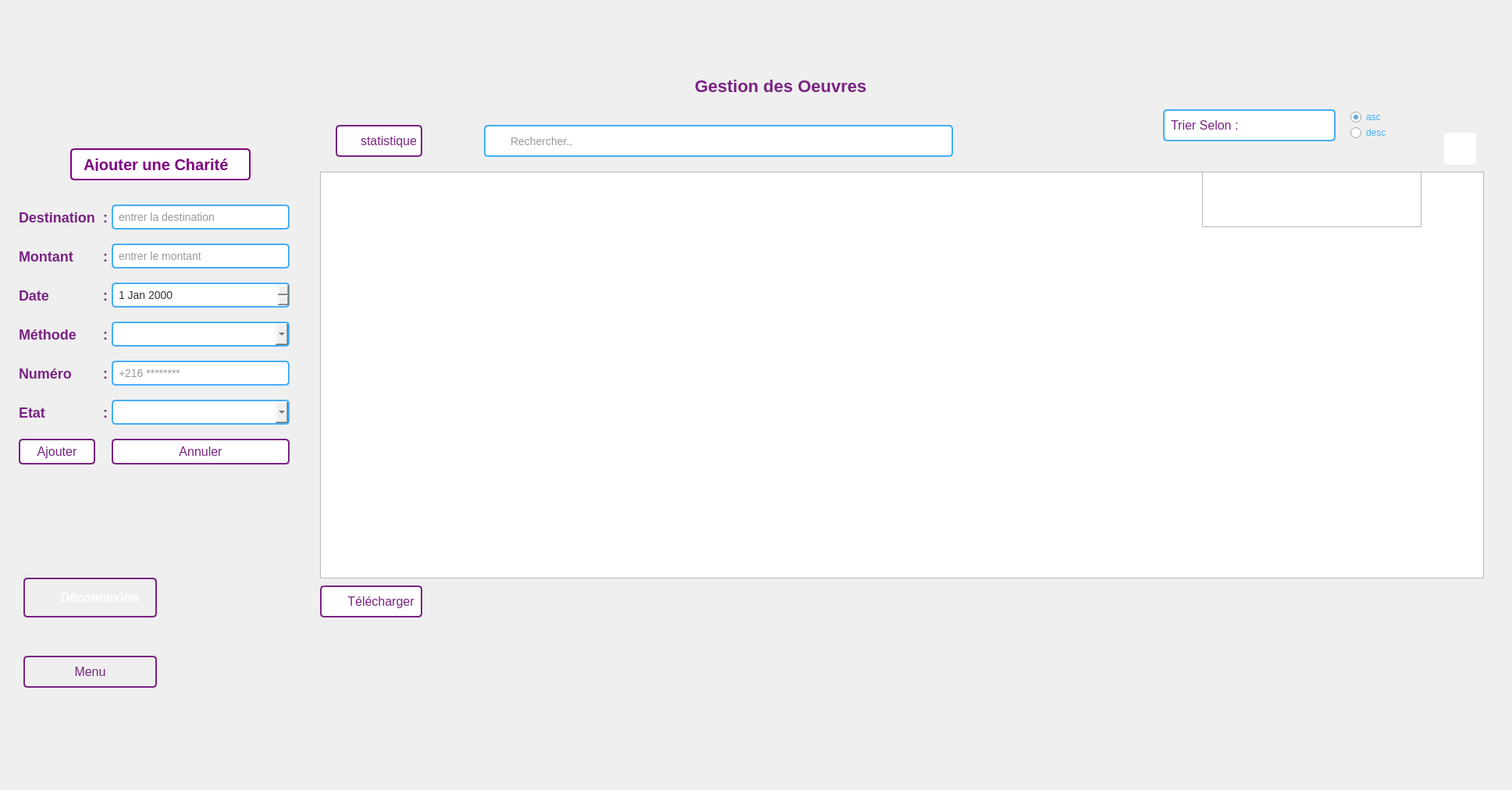
<?xml version="1.0" encoding="UTF-8"?>
<ui version="4.0">
 <class>gestion_charite</class>
 <widget class="QDialog" name="gestion_charite">
  <property name="geometry">
   <rect>
    <x>0</x>
    <y>0</y>
    <width>1937</width>
    <height>1012</height>
   </rect>
  </property>
  <property name="windowTitle">
   <string>Dialog</string>
  </property>
  <widget class="QPushButton" name="Menu">
   <property name="geometry">
    <rect>
     <x>30</x>
     <y>840</y>
     <width>171</width>
     <height>41</height>
    </rect>
   </property>
   <property name="minimumSize">
    <size>
     <width>0</width>
     <height>41</height>
    </size>
   </property>
   <property name="styleSheet">
    <string notr="true">

QPushButton {
    padding: 5px;
    font-size: 16px;
    text-align: center;
    text-decoration: none;
    border: 2px solid #792382;
    color: #792382;
    border-radius: 5px;
    background-color: transparent; /* Ajoutez cette ligne pour définir la couleur de fond */

}

QPushButton:hover {
    background-color: #43aff7;
    color: #ffff;
}
</string>
   </property>
   <property name="text">
    <string>Menu</string>
   </property>
  </widget>
  <widget class="QPushButton" name="stat">
   <property name="geometry">
    <rect>
     <x>430</x>
     <y>160</y>
     <width>111</width>
     <height>41</height>
    </rect>
   </property>
   <property name="styleSheet">
    <string notr="true">QPushButton {
    padding: 5px;
    font-size: 16px;
    text-align: center;
    text-decoration: none;
    border: 2px solid #792382;
    color: #792382;
    border-radius: 5px;
    background-color: white; /* Arrière-plan blanc */
    background-image: url(&quot;images/bar-chart.svg&quot;);
    background-repeat: no-repeat;
    background-position: left center;
    padding-left: 30px; 
}

QPushButton:hover {
    background-color: #43aff7;
}
</string>
   </property>
   <property name="text">
    <string>statistique</string>
   </property>
  </widget>
  <widget class="QLabel" name="label_9">
   <property name="geometry">
    <rect>
     <x>30</x>
     <y>10</y>
     <width>121</width>
     <height>101</height>
    </rect>
   </property>
   <property name="text">
    <string/>
   </property>
   <property name="pixmap">
    <pixmap>:/images/images/logo.png</pixmap>
   </property>
  </widget>
  <widget class="QLineEdit" name="recherche">
   <property name="geometry">
    <rect>
     <x>620</x>
     <y>160</y>
     <width>601</width>
     <height>41</height>
    </rect>
   </property>
   <property name="styleSheet">
    <string notr="true">QLineEdit {
    padding: 5px;
    border: 2px solid #43aff7;
    border-radius: 5px;
    font-size: 14px;
    color: #333;
    padding-left: 30px; /* Ajustez ceci selon la taille de votre image */
    background-image: url(&quot;images/search.svg&quot;);
    background-repeat: no-repeat;
    background-position: left center;
}

QLineEdit::placeholder {
    color: #666; /* Couleur du texte de repère */
}

QLineEdit:focus {
    border-color: #2ecc71; /* Couleur de la bordure lorsqu'il est activé */
}</string>
   </property>
   <property name="text">
    <string/>
   </property>
   <property name="placeholderText">
    <string>Rechercher..</string>
   </property>
  </widget>
  <widget class="QPushButton" name="telecharger">
   <property name="geometry">
    <rect>
     <x>410</x>
     <y>750</y>
     <width>131</width>
     <height>41</height>
    </rect>
   </property>
   <property name="styleSheet">
    <string notr="true">QPushButton {
    padding: 5px;
    font-size: 16px;
    text-align: center;
    text-decoration: none;
    border: 2px solid #792382;
    color: #792382;
    border-radius: 5px;
    background-color: white; /* Arrière-plan blanc */

    background-image: url(&quot;D:/ESPRIT/c++/Projet/ProjetC++/images/download.svg&quot;);
    background-repeat: no-repeat;
    background-position: left center;
    padding-left: 30px; /* Ajustez ceci selon la taille de votre image */
}

QPushButton:hover {
    background-color: #43aff7;
}
</string>
   </property>
   <property name="text">
    <string>Télécharger</string>
   </property>
  </widget>
  <widget class="QTableWidget" name="tableW">
   <property name="geometry">
    <rect>
     <x>410</x>
     <y>220</y>
     <width>1491</width>
     <height>521</height>
    </rect>
   </property>
   <property name="styleSheet">
    <string notr="true"/>
   </property>
  </widget>
  <widget class="QWidget" name="gridLayoutWidget">
   <property name="geometry">
    <rect>
     <x>20</x>
     <y>250</y>
     <width>351</width>
     <height>361</height>
    </rect>
   </property>
   <layout class="QGridLayout" name="gridLayout">
    <property name="leftMargin">
     <number>4</number>
    </property>
    <property name="topMargin">
     <number>4</number>
    </property>
    <property name="bottomMargin">
     <number>5</number>
    </property>
    <property name="horizontalSpacing">
     <number>0</number>
    </property>
    <property name="verticalSpacing">
     <number>10</number>
    </property>
    <item row="5" column="2">
     <widget class="QComboBox" name="statut">
      <property name="styleSheet">
       <string notr="true">QComboBox {
    padding: 5px;
    border: 2px solid #43aff7;
    border-radius: 5px;
    font-size: 14px;
    color: #333;
}

QComboBox:focus {
    border-color: #2ecc71; /* Couleur de la bordure lorsqu'il est activé */
}</string>
      </property>
     </widget>
    </item>
    <item row="2" column="2">
     <widget class="QDateEdit" name="date">
      <property name="styleSheet">
       <string notr="true">QDateEdit {
	
    padding: 5px;
    border: 2px solid #43aff7;
    border-radius: 5px;
    font-size: 14px;
    color: #333;
}

QDateEdit::drop-down {
    subcontrol-origin: padding;
    subcontrol-position: top right;
    width: 20px;
    border-left: 2px solid #3498db;
}

QDateEdit:focus {
    border-color: #2ecc71; /* Couleur de la bordure lorsqu'il est activé */
}</string>
      </property>
     </widget>
    </item>
    <item row="1" column="2">
     <widget class="QLineEdit" name="montant">
      <property name="styleSheet">
       <string notr="true">QLineEdit {
    padding: 5px;
    border: 2px solid #43aff7;
    border-radius: 5px;
    font-size: 14px;
    color: #333;
}

QLineEdit:focus {
    border-color: #2ecc71; /* Couleur de la bordure lorsqu'il est activé */
}</string>
      </property>
      <property name="placeholderText">
       <string>entrer le montant</string>
      </property>
     </widget>
    </item>
    <item row="3" column="2">
     <widget class="QComboBox" name="methode">
      <property name="styleSheet">
       <string notr="true">QComboBox {
    padding: 5px;
    border: 2px solid #43aff7;
    border-radius: 5px;
    font-size: 14px;
    color: #333;
}

QComboBox:focus {
    border-color: #2ecc71; /* Couleur de la bordure lorsqu'il est activé */
}</string>
      </property>
     </widget>
    </item>
    <item row="4" column="1">
     <widget class="QLabel" name="label_16">
      <property name="styleSheet">
       <string notr="true">QLabel {
    font-size: 18px;
    color: #792382; /* Couleur du texte */
    font-weight: bold; /* Texte en gras */
}</string>
      </property>
      <property name="text">
       <string>  :</string>
      </property>
     </widget>
    </item>
    <item row="4" column="2">
     <widget class="QLineEdit" name="contact">
      <property name="styleSheet">
       <string notr="true">QLineEdit {
    padding: 5px;
    border: 2px solid #43aff7;
    border-radius: 5px;
    font-size: 14px;
    color: #333;
}

QLineEdit:focus {
    border-color: #2ecc71; /* Couleur de la bordure lorsqu'il est activé */
}</string>
      </property>
      <property name="placeholderText">
       <string>+216 ********</string>
      </property>
     </widget>
    </item>
    <item row="5" column="1">
     <widget class="QLabel" name="label_17">
      <property name="styleSheet">
       <string notr="true">QLabel {
    font-size: 18px;
    color: #792382; /* Couleur du texte */
    font-weight: bold; /* Texte en gras */
}</string>
      </property>
      <property name="text">
       <string>  :</string>
      </property>
     </widget>
    </item>
    <item row="0" column="2">
     <widget class="QLineEdit" name="destination">
      <property name="styleSheet">
       <string notr="true">QLineEdit {
    padding: 5px;
    border: 2px solid #43aff7;
    border-radius: 5px;
    font-size: 14px;
    color: #333;
}

QLineEdit:focus {
    border-color: #2ecc71; /* Couleur de la bordure lorsqu'il est activé */
}</string>
      </property>
      <property name="text">
       <string/>
      </property>
      <property name="placeholderText">
       <string>entrer la destination</string>
      </property>
     </widget>
    </item>
    <item row="1" column="1">
     <widget class="QLabel" name="label_13">
      <property name="styleSheet">
       <string notr="true">QLabel {
    font-size: 18px;
    color: #792382; /* Couleur du texte */
    font-weight: bold; /* Texte en gras */
}</string>
      </property>
      <property name="text">
       <string>  :</string>
      </property>
     </widget>
    </item>
    <item row="0" column="1">
     <widget class="QLabel" name="label_12">
      <property name="styleSheet">
       <string notr="true">QLabel {
    font-size: 18px;
    color: #792382; /* Couleur du texte */
    font-weight: bold; /* Texte en gras */
}</string>
      </property>
      <property name="text">
       <string>  : </string>
      </property>
     </widget>
    </item>
    <item row="2" column="1">
     <widget class="QLabel" name="label_14">
      <property name="styleSheet">
       <string notr="true">QLabel {
    font-size: 18px;
    color: #792382; /* Couleur du texte */
    font-weight: bold; /* Texte en gras */
}</string>
      </property>
      <property name="text">
       <string>  :</string>
      </property>
     </widget>
    </item>
    <item row="3" column="1">
     <widget class="QLabel" name="label_15">
      <property name="styleSheet">
       <string notr="true">QLabel {
    font-size: 18px;
    color: #792382; /* Couleur du texte */
    font-weight: bold; /* Texte en gras */
}</string>
      </property>
      <property name="text">
       <string>  :</string>
      </property>
     </widget>
    </item>
    <item row="6" column="0">
     <widget class="QPushButton" name="ajouter">
      <property name="styleSheet">
       <string notr="true">QPushButton {
    /*padding: 10px 20px;*/
    padding: 5px;
    font-size: 16px;
    text-align: center;
    text-decoration: none;
    border: 2px solid #792382;
    color: #792382;
    border-radius: 5px;
    background-color: white; /* Ajoutez cette ligne pour définir la couleur de fond */

}

QPushButton:hover {
    background-color: #43aff7;
}
</string>
      </property>
      <property name="text">
       <string>Ajouter</string>
      </property>
     </widget>
    </item>
    <item row="6" column="2">
     <widget class="QPushButton" name="annuler">
      <property name="styleSheet">
       <string notr="true">QPushButton {
    /*padding: 10px 20px;*/
    padding: 5px;
    font-size: 16px;
    text-align: center;
    text-decoration: none;
    border: 2px solid #792382;
    color: #792382;
    border-radius: 5px;
    background-color: white; /* Ajoutez cette ligne pour définir la couleur de fond */

}

QPushButton:hover {
    background-color: #43aff7;
}
</string>
      </property>
      <property name="text">
       <string>Annuler</string>
      </property>
     </widget>
    </item>
    <item row="0" column="0">
     <widget class="QLabel" name="label_2">
      <property name="styleSheet">
       <string notr="true">QLabel {
    font-size: 18px;
    color: #792382; /* Couleur du texte */
    font-weight: bold; /* Gras */
    /* Ajoutez d'autres styles selon vos besoins */
}
</string>
      </property>
      <property name="text">
       <string>Destination</string>
      </property>
     </widget>
    </item>
    <item row="1" column="0">
     <widget class="QLabel" name="label_6">
      <property name="styleSheet">
       <string notr="true">QLabel {
    font-size: 18px;
    color: #792382; /* Couleur du texte */
    font-weight: bold; /* Gras */
    /* Ajoutez d'autres styles selon vos besoins */
}
</string>
      </property>
      <property name="text">
       <string>Montant</string>
      </property>
     </widget>
    </item>
    <item row="2" column="0">
     <widget class="QLabel" name="label_5">
      <property name="styleSheet">
       <string notr="true">QLabel {
    font-size: 18px;
    color: #792382; /* Couleur du texte */
    font-weight: bold; /* Gras */
    /* Ajoutez d'autres styles selon vos besoins */
}
</string>
      </property>
      <property name="text">
       <string>Date</string>
      </property>
     </widget>
    </item>
    <item row="3" column="0">
     <widget class="QLabel" name="label_3">
      <property name="styleSheet">
       <string notr="true">QLabel {
    font-size: 18px;
    color: #792382; /* Couleur du texte */
    font-weight: bold; /* Gras */
    /* Ajoutez d'autres styles selon vos besoins */
}
</string>
      </property>
      <property name="text">
       <string>Méthode</string>
      </property>
     </widget>
    </item>
    <item row="4" column="0">
     <widget class="QLabel" name="label_8">
      <property name="styleSheet">
       <string notr="true">QLabel {
    font-size: 18px;
    color: #792382; /* Couleur du texte */
    font-weight: bold; /* Gras */
    /* Ajoutez d'autres styles selon vos besoins */
}
</string>
      </property>
      <property name="text">
       <string>Numéro</string>
      </property>
     </widget>
    </item>
    <item row="5" column="0">
     <widget class="QLabel" name="label_4">
      <property name="styleSheet">
       <string notr="true">QLabel {
    font-size: 18px;
    color: #792382; /* Couleur du texte */
    font-weight: bold; /* Gras */
    /* Ajoutez d'autres styles selon vos besoins */
}
</string>
      </property>
      <property name="text">
       <string>Etat</string>
      </property>
     </widget>
    </item>
   </layout>
  </widget>
  <widget class="QPushButton" name="logout">
   <property name="geometry">
    <rect>
     <x>30</x>
     <y>740</y>
     <width>171</width>
     <height>51</height>
    </rect>
   </property>
   <property name="styleSheet">
    <string notr="true">QPushButton {
    padding: 5px;
    font-size: 16px;
    text-align: center;
    text-decoration: none;
    border: 2px solid #792382;
    color: white;
    border-radius: 5px;
    background-image: url(&quot;images/log-out.svg&quot;);
    background-repeat: no-repeat;
    background-position: left center;
    padding-left: 30px;
    font-weight: bold; /* Texte en gras */
}

QPushButton:hover {
    background-color: #43aff7;
}
</string>
   </property>
   <property name="text">
    <string>Déconnexion</string>
   </property>
  </widget>
  <widget class="QTableView" name="tv">
   <property name="geometry">
    <rect>
     <x>1540</x>
     <y>220</y>
     <width>281</width>
     <height>71</height>
    </rect>
   </property>
   <property name="styleSheet">
    <string notr="true"/>
   </property>
  </widget>
  <widget class="QLabel" name="label">
   <property name="geometry">
    <rect>
     <x>-20</x>
     <y>-100</y>
     <width>1401</width>
     <height>731</height>
    </rect>
   </property>
   <property name="text">
    <string/>
   </property>
   <property name="pixmap">
    <pixmap>:/images/images/back.jpg</pixmap>
   </property>
  </widget>
  <widget class="QLabel" name="Background">
   <property name="geometry">
    <rect>
     <x>0</x>
     <y>0</y>
     <width>2081</width>
     <height>1311</height>
    </rect>
   </property>
   <property name="styleSheet">
    <string notr="true">background-image: url(&quot;D:/ESPRIT/c++/Projet/ProjetC++/images/back.jpg&quot;);</string>
   </property>
   <property name="text">
    <string/>
   </property>
  </widget>
  <widget class="QLabel" name="label_11">
   <property name="geometry">
    <rect>
     <x>90</x>
     <y>190</y>
     <width>231</width>
     <height>41</height>
    </rect>
   </property>
   <property name="styleSheet">
    <string notr="true">QLabel {
    color: #800080; /* Couleur du texte violette */
    font-size: 20px; /* Taille de la police */
    font-weight: bold; /* Police en gras */
    background-color: #ffffff; /* Couleur de fond */
    border: 2px solid #800080; /* Bordure violette */
    border-radius: 5px; /* Coins arrondis */
    padding: 10px; /* Marge intérieure */
}

QLabel:hover {
    background-color: #add8e6; /* Couleur de fond au survol (bleu clair) */
    border-color: #4B0082; /* Couleur de la bordure au survol */
}</string>
   </property>
   <property name="text">
    <string>Ajouter une Charité</string>
   </property>
  </widget>
  <widget class="QComboBox" name="triCombo">
   <property name="geometry">
    <rect>
     <x>1490</x>
     <y>140</y>
     <width>221</width>
     <height>41</height>
    </rect>
   </property>
   <property name="styleSheet">
    <string notr="true">/* Style de base du QComboBox */
QComboBox {
    padding: 8px;
    font-size: 16px;
    border: 2px solid #43aff7; /* Couleur de la bordure en bleu */
    border-radius: 5px;
    background-color: #fff;
    color: #792382; /* Couleur du texte en violet */
    background-image: url(&quot;C:/Users/user/Documents/interface à bechir/images/chevron-down.svg&quot;);
    background-repeat: no-repeat;
    background-position: right center; /* Position de l'image à droite et centrée verticalement */
    padding-right: 25px; /* Ajustement de la taille pour laisser de l'espace à l'image */
}

/* Style de la flèche du QComboBox */
QComboBox::drop-down {
    border: none;
    width: 20px;
    background-color: transparent;
}

/* Style de la flèche au survol */
QComboBox::drop-down:hover {
    background-color: #f0f0f0; /* Couleur de fond au survol en gris clair */
}

/* Style du QComboBox au survol */
QComboBox:hover {
    background-color: #f0f0f0; /* Couleur de fond au survol en gris clair */
}
</string>
   </property>
   <item>
    <property name="text">
     <string>Trier Selon :</string>
    </property>
   </item>
   <item>
    <property name="text">
     <string>Montant</string>
    </property>
   </item>
   <item>
    <property name="text">
     <string>Date_donation </string>
    </property>
   </item>
   <item>
    <property name="text">
     <string>Destination</string>
    </property>
   </item>
  </widget>
  <widget class="QPushButton" name="refresh">
   <property name="geometry">
    <rect>
     <x>1850</x>
     <y>170</y>
     <width>41</width>
     <height>41</height>
    </rect>
   </property>
   <property name="styleSheet">
    <string notr="true">QPushButton {
    padding: 5px;
    font-size: 16px;
    text-align: center;
    text-decoration: none;
    color: #792382; /* Couleur du texte */
    border-radius: 5px;
    background-color: #ffffff; /* Arrière-plan blanc */
    border: none; 
    background-image: url(&quot;images/refresh-ccw.svg&quot;); 
    background-repeat: no-repeat; /* Ne pas répéter l'image */
    background-position: center; /* Centrer l'image */
}

QPushButton:hover {
    background-color: #43aff7; /* Arrière-plan bleu au survol */
    color: #ffff; /* Texte en blanc au survol */
}

</string>
   </property>
   <property name="text">
    <string/>
   </property>
  </widget>
  <widget class="QLabel" name="title">
   <property name="geometry">
    <rect>
     <x>890</x>
     <y>90</y>
     <width>271</width>
     <height>41</height>
    </rect>
   </property>
   <property name="styleSheet">
    <string notr="true">QLabel {
    font-size: 22px;
    color: #792382; /* Couleur du texte */
    font-weight: bold; /* Gras */
    /* Ajoutez d'autres styles selon vos besoins */
}
</string>
   </property>
   <property name="text">
    <string>Gestion des Oeuvres</string>
   </property>
  </widget>
  <widget class="QRadioButton" name="asc">
   <property name="geometry">
    <rect>
     <x>1730</x>
     <y>140</y>
     <width>97</width>
     <height>20</height>
    </rect>
   </property>
   <property name="styleSheet">
    <string notr="true">color:#43aff7</string>
   </property>
   <property name="text">
    <string>asc</string>
   </property>
   <property name="checked">
    <bool>true</bool>
   </property>
  </widget>
  <widget class="QRadioButton" name="desc">
   <property name="geometry">
    <rect>
     <x>1730</x>
     <y>160</y>
     <width>97</width>
     <height>20</height>
    </rect>
   </property>
   <property name="styleSheet">
    <string notr="true">color:#43aff7</string>
   </property>
   <property name="text">
    <string>desc</string>
   </property>
  </widget>
  <widget class="QLabel" name="logo">
   <property name="geometry">
    <rect>
     <x>950</x>
     <y>0</y>
     <width>111</width>
     <height>91</height>
    </rect>
   </property>
   <property name="styleSheet">
    <string notr="true">
    background-image: url(&quot;D:/ESPRIT/c++/Projet/ProjetC++/images/logo.png&quot;);</string>
   </property>
   <property name="text">
    <string/>
   </property>
   <property name="pixmap">
    <pixmap>../../../Documents/interface à bechir/interface ├á bechir/images/logo.png</pixmap>
   </property>
  </widget>
  <zorder>Menu</zorder>
  <zorder>Background</zorder>
  <zorder>label</zorder>
  <zorder>stat</zorder>
  <zorder>label_9</zorder>
  <zorder>recherche</zorder>
  <zorder>telecharger</zorder>
  <zorder>tableW</zorder>
  <zorder>gridLayoutWidget</zorder>
  <zorder>logout</zorder>
  <zorder>tv</zorder>
  <zorder>label_11</zorder>
  <zorder>triCombo</zorder>
  <zorder>refresh</zorder>
  <zorder>title</zorder>
  <zorder>asc</zorder>
  <zorder>desc</zorder>
  <zorder>logo</zorder>
 </widget>
 <resources/>
 <connections/>
</ui>
